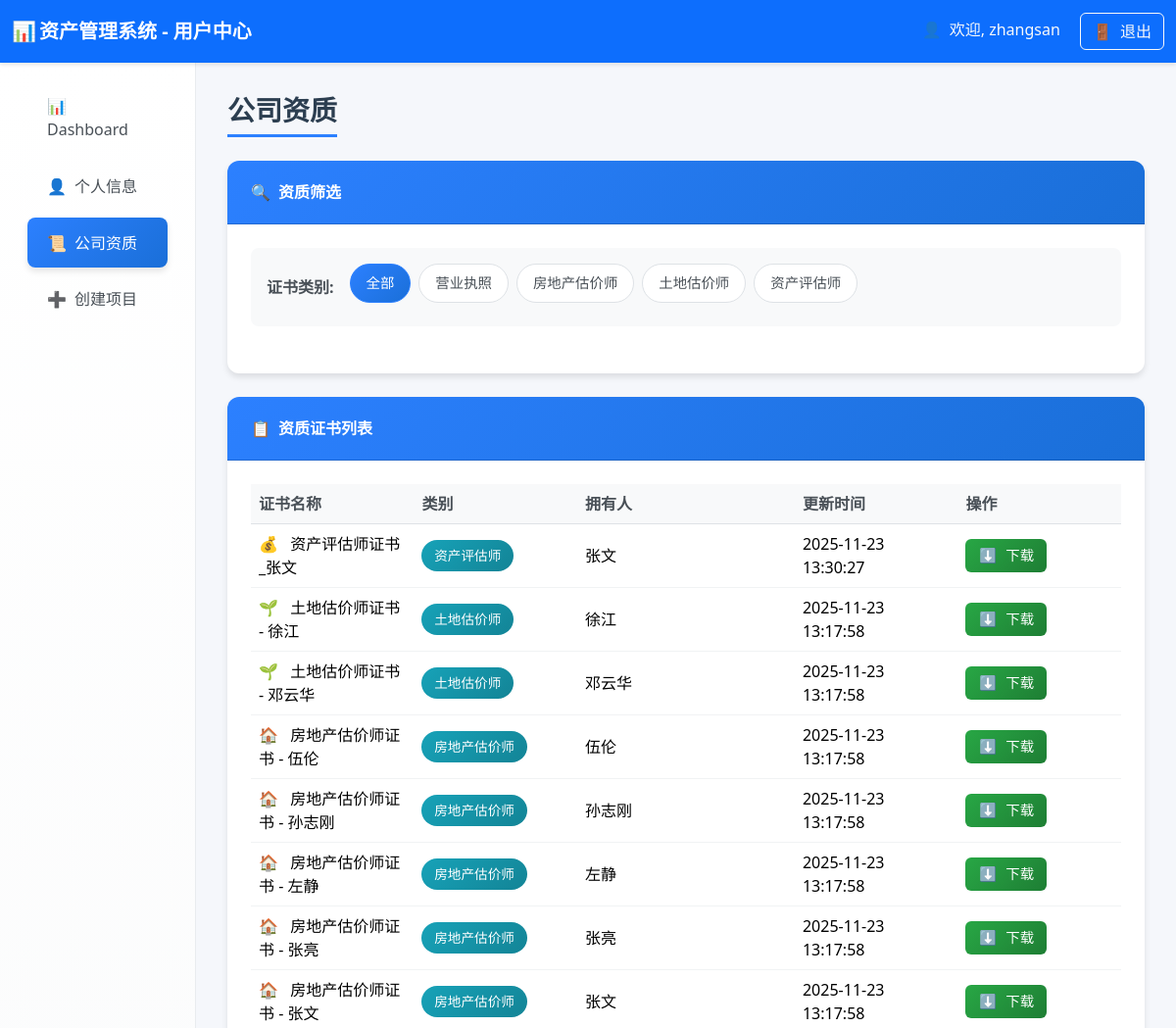
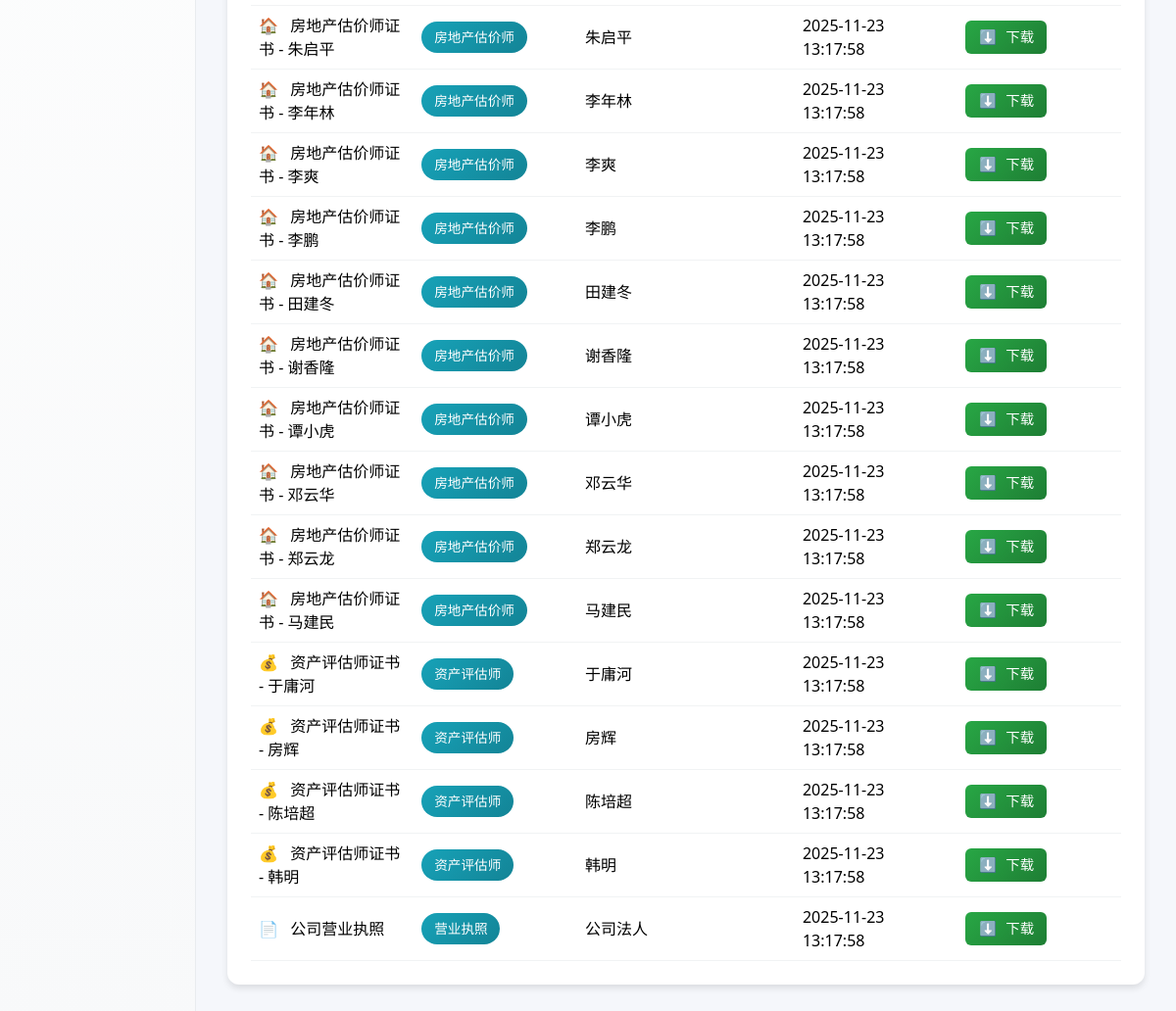
Page /company_qualifications (signed in) on the committed database (2 pictures, top to bottom).
### tables this page shows
CREATE TABLE users (
        id INTEGER PRIMARY KEY AUTOINCREMENT,
        username TEXT UNIQUE,
        realname TEXT,
        user_type TEXT,
        password TEXT,
        phone TEXT,
        email TEXT,
        hire_date TEXT,
        education TEXT,
        position TEXT,
        department TEXT,
        status TEXT DEFAULT 'active',  -- active-在职, inactive-离职
        create_time TEXT DEFAULT CURRENT_TIMESTAMP,
        update_time TEXT DEFAULT CURRENT_TIMESTAMP
    );

CREATE TABLE company_qualifications (
        id INTEGER PRIMARY KEY AUTOINCREMENT,
        certificate_name TEXT NOT NULL,
        category TEXT NOT NULL,
        owner TEXT,
        file_path TEXT NOT NULL,
        file_name TEXT NOT NULL,
        update_time TEXT DEFAULT CURRENT_TIMESTAMP,
        uploader_username TEXT,
        status TEXT DEFAULT 'active'
    );

### routes/user_routes.py (the view)
@router.get("/company_qualifications", response_class=HTMLResponse)
async def company_qualifications(
    request: Request,
    category: str = None,
    user: dict = Depends(login_required),
    db: sqlite3.Connection = Depends(get_db)
):
    try:
        qualifications = await user_service.get_company_qualifications(category, db)
        categories = await user_service.get_qualification_categories(db)
        all_users = await user_service.get_all_users_for_qualifications(db)
        return templates.TemplateResponse("company_qualifications.html", {
            "request": request,
            "user": user,
            "all_users": all_users,
            "qualifications": qualifications,
            "categories": categories,
            "current_category": category or "all"
        })
    except Exception as e:
        return templates.TemplateResponse("company_qualifications.html", {
            "request": request,
            "user": user,
            "all_users": all_users,
            "qualifications": [],
            "categories": [],
            "current_category": category or "all",
            "error": str(e)
        })

### templates/company_qualifications.html (shortened to what this page needs)
<!DOCTYPE html>
<html lang="zh-CN">
<head>
    <link href="https://cdn.jsdelivr.net/npm/bootstrap@5.3.2/dist/css/bootstrap.min.css" rel="stylesheet">
    <link rel="stylesheet"
        href="https://cdnjs.cloudflare.com/ajax/libs/bootstrap-icons/1.11.0/font/bootstrap-icons.min.css">
</head>
<body>
    <nav class="navbar navbar-dark bg-primary">
        <div class="container-fluid">
            <span class="navbar-brand mb-0 h1 fw-bold">
                <span class="fallback-icon">📊</span>资产管理系统 - 用户中心
            </span>
            <div>
                <span class="text-light me-3">
                    <span class="fallback-icon">👤</span>欢迎, {{ user.username }}
                </span>
                <a href="/logout" class="btn btn-outline-light">
                    <span class="fallback-icon">🚪</span>退出
                </a>
            </div>
        </div>
    </nav>
    <div class="container-fluid">
        <div class="row">
            <div class="col-md-3 col-lg-2 sidebar">
                <nav class="nav flex-column p-3">
                    <a class="nav-link" href="/user_dashboard">
                        <span class="fallback-icon">📊</span>Dashboard
                    </a>
                    <a class="nav-link" href="/user_profile">
                        <span class="fallback-icon">👤</span>个人信息
                    </a>
                    <a class="nav-link active" href="/company_qualifications">
                        <span class="fallback-icon">📜</span>公司资质
                    </a>
                    <a class="nav-link" href="/create_project">
                        <span class="fallback-icon">➕</span>创建项目
                    </a>
                </nav>
            </div>
            <div class="col-md-9 col-lg-10 main-content">
                <h3 class="page-title">公司资质</h3>
                <div class="card">
                    <div class="card-header">
                        <span><span class="fallback-icon">🔍</span>资质筛选</span>
                    </div>
                    <div class="card-body">
                        <div class="filter-section">
                            <div class="d-flex flex-wrap align-items-center">
                                <span class="filter-label">证书类别:</span>
                                <span class="filter-badge active" data-category="all">全部</span>
                                <span class="filter-badge" data-category="营业执照">营业执照</span>
                                <span class="filter-badge" data-category="房地产估价师">房地产估价师</span>
                                <span class="filter-badge" data-category="土地估价师">土地估价师</span>
                                <span class="filter-badge" data-category="资产评估师">资产评估师</span>
                            </div>
                        </div>
                    </div>
                </div>
                <div class="card">
                    <div class="card-header d-flex justify-content-between align-items-center">
                        <span><span class="fallback-icon">📋</span>资质证书列表</span>
                    </div>
                    <div class="card-body">
                        <div class="table-responsive">
                            <table class="table table-hover">
                                <thead>
                                    <tr>
                                        <th width="15%">证书名称</th>
                                        <th width="15%">类别</th>
                                        <th width="20%">拥有人</th>
                                        <th width="15%">更新时间</th>
                                        <th width="15%">操作</th>
                                    </tr>
                                </thead>
                                <tbody id="qualificationsTable">
                                    {% for qual in qualifications %}
                                    <tr data-category="{{ qual.category }}">
                                        <td>
                                            <span class="fallback-icon">
                                                {% if qual.category == '营业执照' %}📄
                                                {% elif qual.category == '房地产估价师' %}🏠
                                                {% elif qual.category == '土地估价师' %}🌱
                                                {% elif qual.category == '资产评估师' %}💰
                                                {% else %}📋{% endif %}
                                            </span>
                                            {{ qual.certificate_name }}
                                        </td>
                                        <td>
                                            <span class="badge-category">{{ qual.category }}</span>
                                        </td>
                                        <td>{{ qual.owner or '公司' }}</td>
                                        <td>{{ qual.update_time }}</td>
                                        <td>
                                            <a href="/company_qualifications/download/{{ qual.id }}"
                                                class="download-btn" target="_blank">
                                                <span class="fallback-icon">⬇️</span>下载
                                            </a>
                                        </td>
                                    </tr>
                                    {% endfor %}
                                </tbody>
                            </table>
                        </div>
                    </div>
                </div>
            </div>
        </div>
    </div>
</body>
</html>

### templates/company_qualifications.html (style rules this page uses)
:root { --primary-color: #2c80ff; --secondary-color: #6c757d; --success-color: #28a745; --warning-color: #ffc107; --info-color: #17a2b8; --light-bg: #f5f7fb; --card-shadow: 0 4px 6px rgba(0, 0, 0, 0.1); --hover-shadow: 0 8px 15px rgba(0, 0, 0, 0.15); }
body { background-color: var(--light-bg); font-family: 'Segoe UI', Tahoma, Geneva, Verdana, sans-serif; }
.navbar { box-shadow: 0 2px 4px rgba(0, 0, 0, 0.1); padding: 0.8rem 0; }
.sidebar { background: linear-gradient(180deg, #ffffff 0%, #f8f9fa 100%); min-height: calc(100vh - 76px); box-shadow: 2px 0 10px rgba(0, 0, 0, 0.08); border-right: 1px solid #e9ecef; padding: 0; }
.nav-link { color: #495057; padding: 0.85rem 1.25rem; border-radius: 0.5rem; margin: 0.2rem 0.75rem; transition: all 0.3s ease; font-weight: 500; border: none; }
.nav-link.active { background: linear-gradient(135deg, var(--primary-color), #1a6fd8); color: white; box-shadow: var(--card-shadow); }
.main-content { padding: 2rem; background-color: var(--light-bg); }
.page-title { color: #2c3e50; font-weight: 700; margin-bottom: 1.5rem; padding-bottom: 0.5rem; border-bottom: 3px solid var(--primary-color); display: inline-block; }
.card { border: none; border-radius: 12px; box-shadow: var(--card-shadow); transition: all 0.3s ease; background: white; margin-bottom: 1.5rem; }
.card-header { background: linear-gradient(135deg, var(--primary-color), #1a6fd8); color: white; border-radius: 12px 12px 0 0 !important; padding: 1.25rem 1.5rem; font-weight: 600; }
.card-body { padding: 1.5rem; }
.filter-section { background: #f8f9fa; border-radius: 8px; padding: 1rem; margin-bottom: 1.5rem; }
.filter-label { font-weight: 600; color: #495057; margin-right: 1rem; }
.filter-badge { background: white; border: 1px solid #dee2e6; color: #495057; padding: 0.5rem 1rem; border-radius: 20px; font-size: 0.9rem; margin-right: 0.5rem; margin-bottom: 0.5rem; cursor: pointer; transition: all 0.3s ease; }
.filter-badge.active { background: linear-gradient(135deg, var(--primary-color), #1a6fd8); color: white; border-color: var(--primary-color); }
.table { margin-bottom: 0; }
.table th { background-color: #f8f9fa; border-top: none; font-weight: 600; color: #495057; }
.table td { vertical-align: middle; border-color: #f1f3f4; }
.download-btn { background: linear-gradient(135deg, var(--success-color), #1e7e34); border: none; border-radius: 6px; padding: 0.4rem 0.8rem; color: white; font-weight: 500; transition: all 0.3s ease; text-decoration: none; display: inline-flex; align-items: center; font-size: 0.9rem; }
.badge-category { background: linear-gradient(135deg, var(--info-color), #138496); color: white; padding: 0.4rem 0.8rem; border-radius: 20px; font-size: 0.85rem; font-weight: 500; }
.fallback-icon { display: inline-block; width: 20px; text-align: center; margin-right: 8px; }

### rows in the picture
users: username "zhangsan"
company_qualifications: certificate_name "资产评估师证书_张文", category "资产评估师", owner "张文", update_time "2025-11-23 13:30:27"
company_qualifications: certificate_name "土地估价师证书 - 徐江", category "土地估价师", owner "徐江", update_time "2025-11-23 13:17:58"
company_qualifications: certificate_name "土地估价师证书 - 邓云华", category "土地估价师", owner "邓云华", update_time "2025-11-23 13:17:58"
company_qualifications: certificate_name "房地产估价师证书 - 伍伦", category "房地产估价师", owner "伍伦", update_time "2025-11-23 13:17:58"
company_qualifications: certificate_name "房地产估价师证书 - 孙志刚", category "房地产估价师", owner "孙志刚", update_time "2025-11-23 13:17:58"
company_qualifications: certificate_name "房地产估价师证书 - 左静", category "房地产估价师", owner "左静", update_time "2025-11-23 13:17:58"
company_qualifications: certificate_name "房地产估价师证书 - 张亮", category "房地产估价师", owner "张亮", update_time "2025-11-23 13:17:58"
company_qualifications: certificate_name "房地产估价师证书 - 张文", category "房地产估价师", owner "张文", update_time "2025-11-23 13:17:58"
company_qualifications: certificate_name "房地产估价师证书 - 朱启平", category "房地产估价师", owner "朱启平", update_time "2025-11-23 13:17:58"
company_qualifications: certificate_name "房地产估价师证书 - 李年林", category "房地产估价师", owner "李年林", update_time "2025-11-23 13:17:58"
company_qualifications: certificate_name "房地产估价师证书 - 李爽", category "房地产估价师", owner "李爽", update_time "2025-11-23 13:17:58"
company_qualifications: certificate_name "房地产估价师证书 - 李鹏", category "房地产估价师", owner "李鹏", update_time "2025-11-23 13:17:58"
company_qualifications: certificate_name "房地产估价师证书 - 田建冬", category "房地产估价师", owner "田建冬", update_time "2025-11-23 13:17:58"
company_qualifications: certificate_name "房地产估价师证书 - 谢香隆", category "房地产估价师", owner "谢香隆", update_time "2025-11-23 13:17:58"
company_qualifications: certificate_name "房地产估价师证书 - 谭小虎", category "房地产估价师", owner "谭小虎", update_time "2025-11-23 13:17:58"
company_qualifications: certificate_name "房地产估价师证书 - 邓云华", category "房地产估价师", owner "邓云华", update_time "2025-11-23 13:17:58"
company_qualifications: certificate_name "房地产估价师证书 - 郑云龙", category "房地产估价师", owner "郑云龙", update_time "2025-11-23 13:17:58"
company_qualifications: certificate_name "房地产估价师证书 - 马建民", category "房地产估价师", owner "马建民", update_time "2025-11-23 13:17:58"
company_qualifications: certificate_name "资产评估师证书 - 于庸河", category "资产评估师", owner "于庸河", update_time "2025-11-23 13:17:58"
company_qualifications: certificate_name "资产评估师证书 - 房辉", category "资产评估师", owner "房辉", update_time "2025-11-23 13:17:58"
company_qualifications: certificate_name "资产评估师证书 - 陈培超", category "资产评估师", owner "陈培超", update_time "2025-11-23 13:17:58"
company_qualifications: certificate_name "资产评估师证书 - 韩明", category "资产评估师", owner "韩明", update_time "2025-11-23 13:17:58"
company_qualifications: certificate_name "公司营业执照", category "营业执照", owner "公司法人", update_time "2025-11-23 13:17:58"
